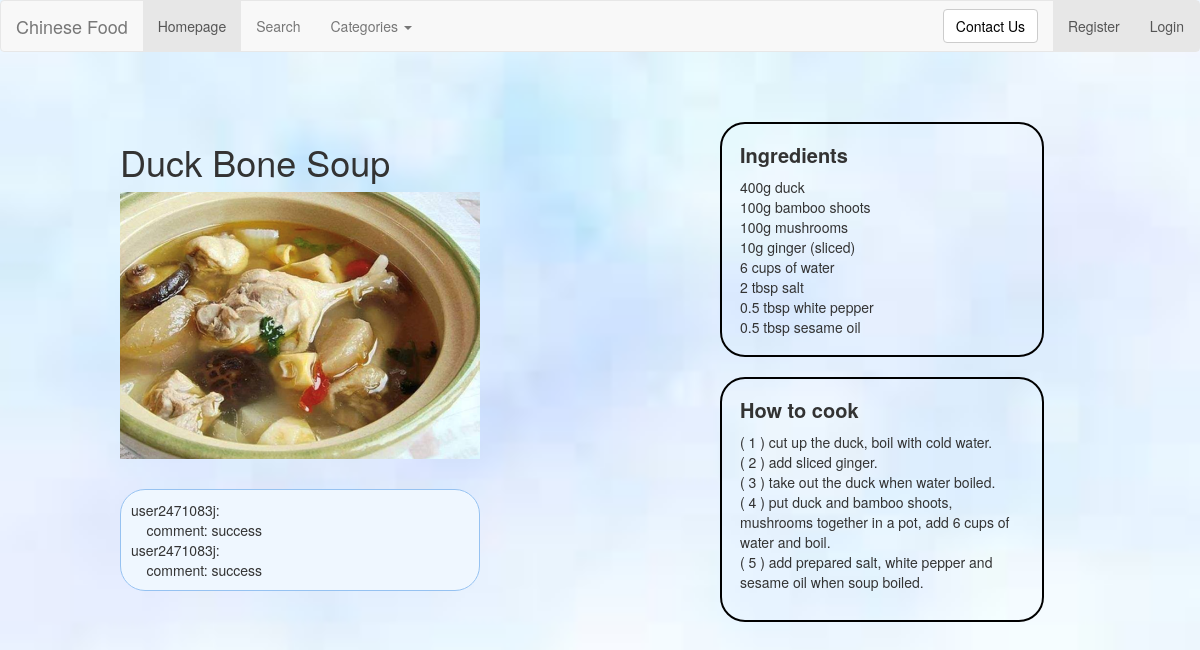
/rango/soup2/, run on an earlier commit of the app's database.
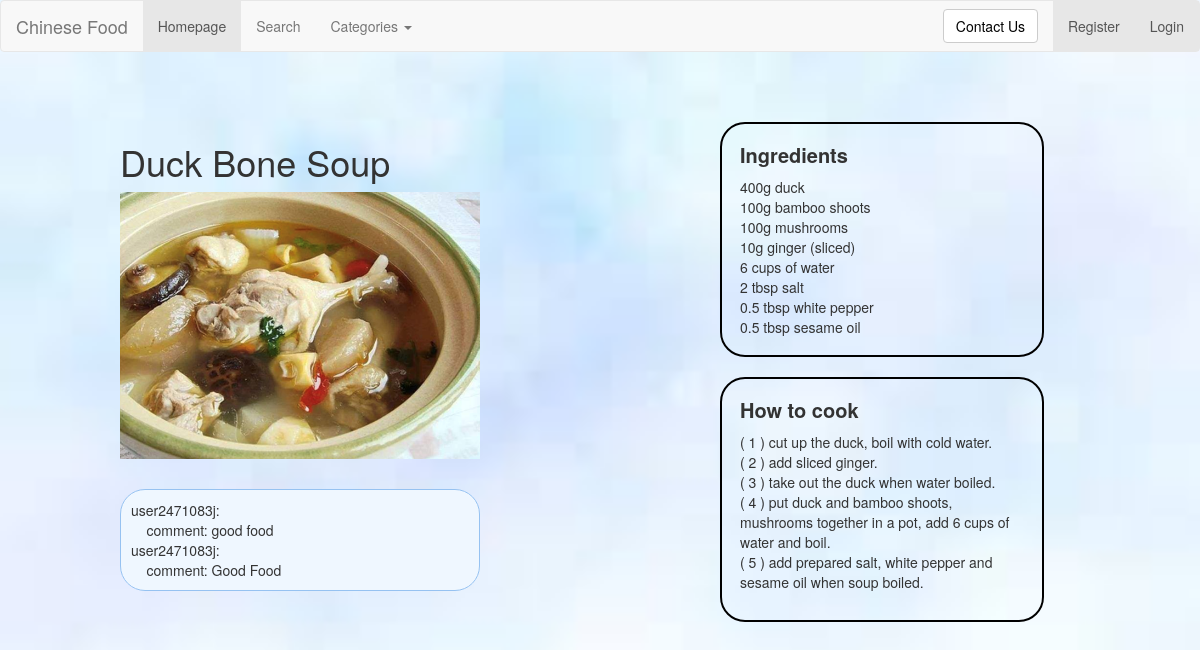
And on a later commit of the database.
### rango/models.py (models this page shows, shortened)
class UserComment(models.Model):
    username = models.CharField(max_length=64)
    comment = models.CharField(max_length=1028, default='')
    dish = models.CharField(max_length=128, default='')
    islike = models.BooleanField(default=True)

### rango/views.py (the view, shortened to what this page needs)
# urls.py: path('soup2/', views.soup2, name='soup2'),
def soup2(request):
    category_list = Category.objects.order_by('-category')
    d = "soup2"
    d2 = "Duck Bone Soup"
    dish = Dish.objects.get(dish=d2)
    form = DishForm()
    info_list = UserComment.objects.filter(dish=d)
    return render(request, "rango/soup2.html", {"info_list": info_list,
                                                "categories": category_list,
                                                "form": form,
                                                "dish": dish, })

### templates/rango/soup2.html (shortened to what this page needs)
{% extends 'rango/base.html' %}
{% load staticfiles %}
{% block image_block %}
<h1>Duck Bone Soup</h1>
<img src="{% static 'images/soup2.png' %}" alt="" width="100%" id="pic">
{% endblock %}
{% block ingredients_block%}
400g duck<br>
100g bamboo shoots<br>
100g mushrooms <br>
10g ginger (sliced)<br>
6 cups of water<br>
2 tbsp salt<br>
0.5 tbsp white pepper<br>
0.5 tbsp sesame oil<br>
{% endblock %}
{% block howToCook_block %}
( 1 ) cut up the duck, boil with cold water. <br>
( 2 ) add sliced ginger. <br>
( 3 ) take out the duck when water boiled. <br>
( 4 ) put duck and bamboo shoots, mushrooms together in a pot, add 6 cups of water and boil. <br>
( 5 ) add prepared salt, white pepper and sesame oil when soup boiled.<br>
{% endblock %}

### templates/rango/base.html (shortened to what this page needs)
<!DOCTYPE html>
{% load staticfiles %}
<html>
<head>
	<link rel="stylesheet" href="https://cdn.staticfile.org/twitter-bootstrap/3.3.7/css/bootstrap.min.css">
    <link rel="stylesheet" href="{% static 'css/dish.css' %}">
</head>
<body>
<nav class="navbar navbar-default" role="navigation">
    <div class="container-fluid">
    <div class="navbar-header">
        <a class="navbar-brand" href="/rango/">Chinese Food</a>
    </div>
    <div>
        <ul class="nav navbar-nav navbar-left">
            <li class="active"><a href="/rango/">Homepage</a></li>
            <li><a href="{% url 'rango:test' %}">Search</a></li>
            <li class="dropdown">
                <a href="#" class="dropdown-toggle" data-toggle="dropdown">
                    Categories
                    <b class="caret"></b>
                </a>
            </li>
        </ul>
        <ul class="nav navbar-nav navbar-right">
            {% if user.is_authenticated %}
            <a href="{% url 'rango:userInfor' %}"> hi {{ user.username }}!</a>
            <li class="active">
                <a class="a2" href=" {% url 'auth_logout' %}?next=/rango/">Logout</a>
            </li>
        {% else %}
            <li class="active">
                <a class="a2" href="{% url 'registration_register' %}">Register</a>
            </li>
            <li class="active">
                 <a class="a2" href="{% url 'auth_login' %}">Login</a>
            </li>
        {% endif %}
        </ul>
        <form class="navbar-form navbar-right" role="search">
            <button type="submit" class="btn btn-default">
                <a href="mailto:2471083j@student.gla.ac.uk
                        subject=About Django Project">
                        Contact Us</a>
            </button>
        </form>
    </div>
    </div>
</nav>
<div class="main w1000">
    <div class="main_l f">
        <div class="slide" id="box">
            <div class="banner">
                {% block image_block %}{% endblock %}
            </div>
        </div>
        <div class="add">
            <div>
                {% for i in info_list %}
                    user{{ i.username }}: <br>
                    &nbsp&nbsp&nbsp&nbspcomment: {{ i.comment }} <br>
                {% endfor %}
            </div>
        </div>
    </div>
    <div class="main_r r">
        <div class="ing">
            <p>Ingredients</p>
            {% block ingredients_block %}{% endblock %}
        </div>
        <div class="how">
            <p>How to cook</p>
            <div>
                {% block howToCook_block %}{% endblock %}
            </div>
        </div>
    </div>
</div>
</body>
</html>

What changed in the data, as far as the page shows it:
removed UserComment: username "2471083j", comment "success"
removed UserComment: username "2471083j", comment "success"
added UserComment: username "2471083j", comment "good food"
added UserComment: username "2471083j", comment "Good Food"
